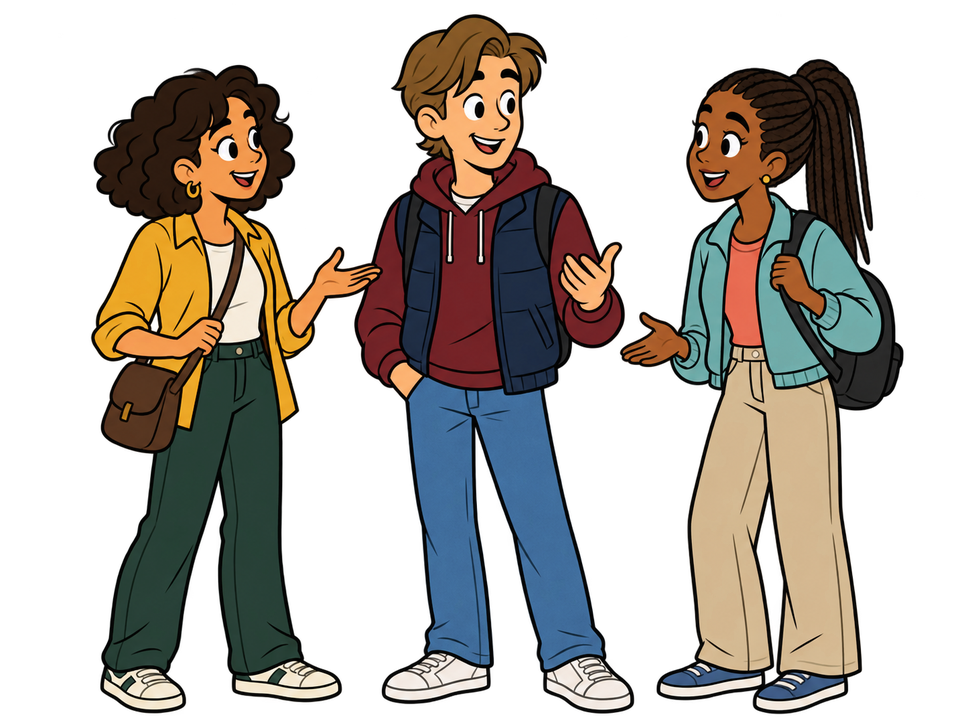
#> input picture assets/characters/_raw/students_group_1.png, 970 x 727 px, shrunk from 1448 x 1086 before the run
$ python match_frames.py ../../assets/characters/_raw/students_group_1.png ../../assets/characters/_raw/students_group_2.png
#> lines starting #> are read from the running program, lines starting #| are printed output that depends on the picture; after the words box and inside, x2 and y2 are one past the last pixel; in counts of white or black regions, pixels touching at a corner belong together
#!/usr/bin/env python3
"""Match the color/exposure of idle frames to a reference frame.

The LLM-generated idle frames can drift slightly in brightness/saturation
between frames, which makes the idle loop "flicker". This aligns each target
frame to a reference frame using per-channel mean/std color transfer over the
non-transparent (alpha) pixels only, so the whole character keeps the exact
same palette across the loop.

Usage:
    python3 match_frames.py <reference.png> <target.png> [<target2.png> ...]

Originals are backed up to ./_raw/ before overwriting.
"""

import sys
import pathlib
import numpy as np
from PIL import Image

ALPHA_THRESHOLD = 128  # pixels with alpha above this count as "character"


def load_rgba(path: pathlib.Path):
    img = Image.open(path).convert("RGBA")
#> img is the input picture: PIL image 970x727 RGBA; mean R, G, B, A 47.2, 41.5, 35, 113.8
    return np.asarray(img).astype(np.float64)


def masked_stats(arr, mask):
    stats = []
    for c in range(3):
        vals = arr[..., c][mask]
        stats.append((vals.mean(), vals.std() if vals.std() > 1e-6 else 1.0))
    return stats


def match_frame(ref_path: pathlib.Path, tgt_path: pathlib.Path) -> None:
    ref = load_rgba(ref_path)
    tgt = load_rgba(tgt_path)
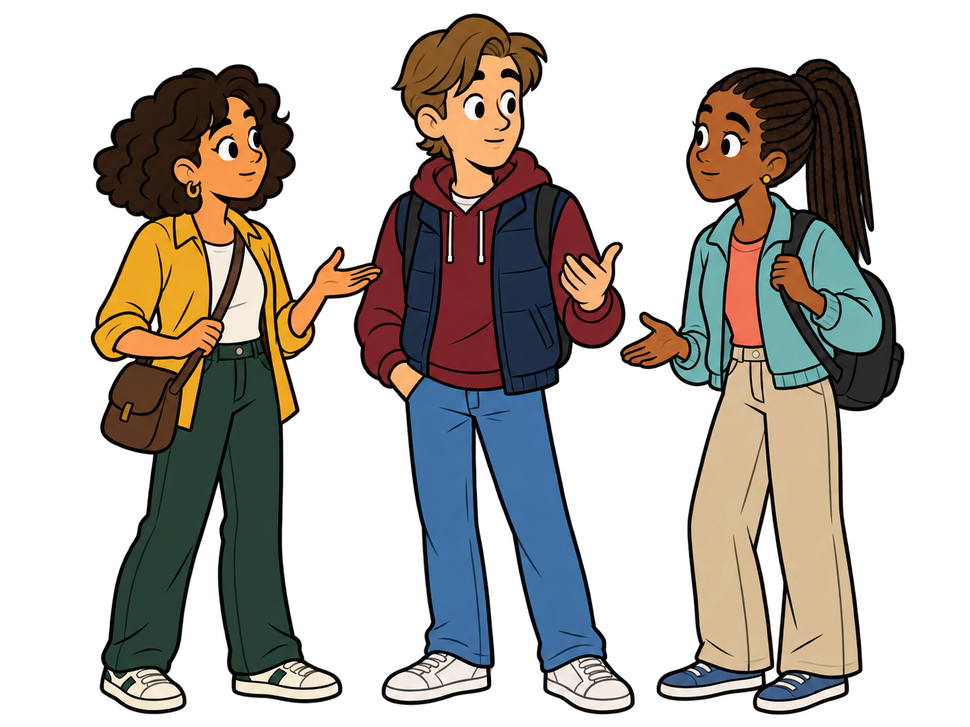
#> input picture assets/characters/_raw/students_group_2.png, 970 x 727 px, shrunk from 1448 x 1086 before the run
#> in load_rgba, img is the input picture: PIL image 970x727 RGBA; mean R, G, B, A 48.4, 42.6, 36.1, 115.2

    ref_mask = ref[..., 3] > ALPHA_THRESHOLD
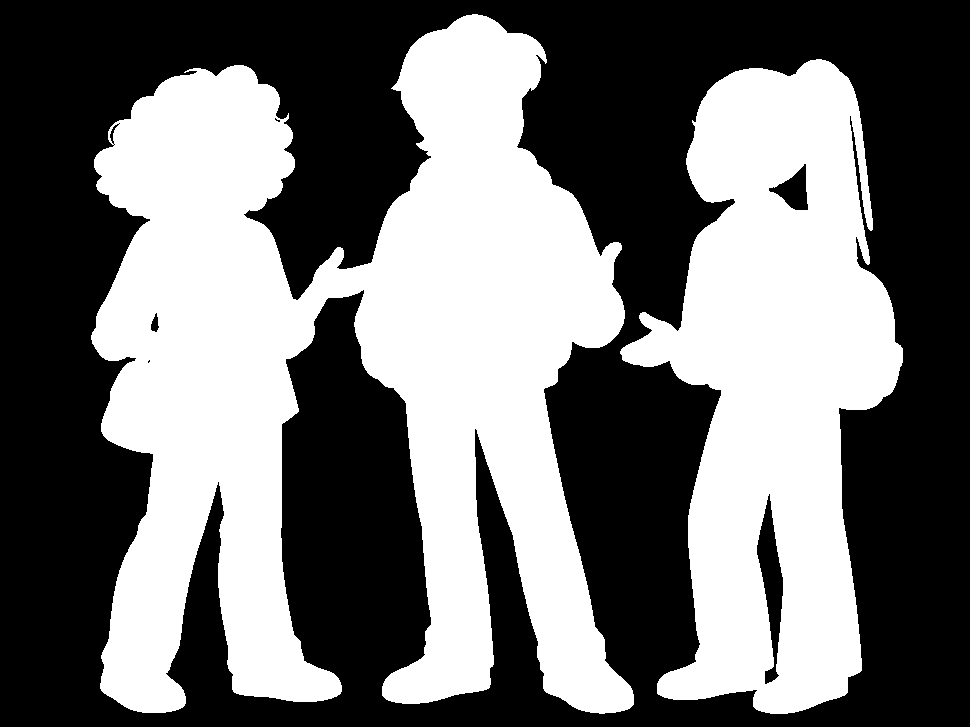
#> ref_mask: shape (727, 970) bool; 44.9% white; 2 white regions, box (x1, y1, x2, y2) and area: (91, 14, 634, 714) 211088, (620, 59, 903, 714) 105881
    tgt_mask = tgt[..., 3] > ALPHA_THRESHOLD
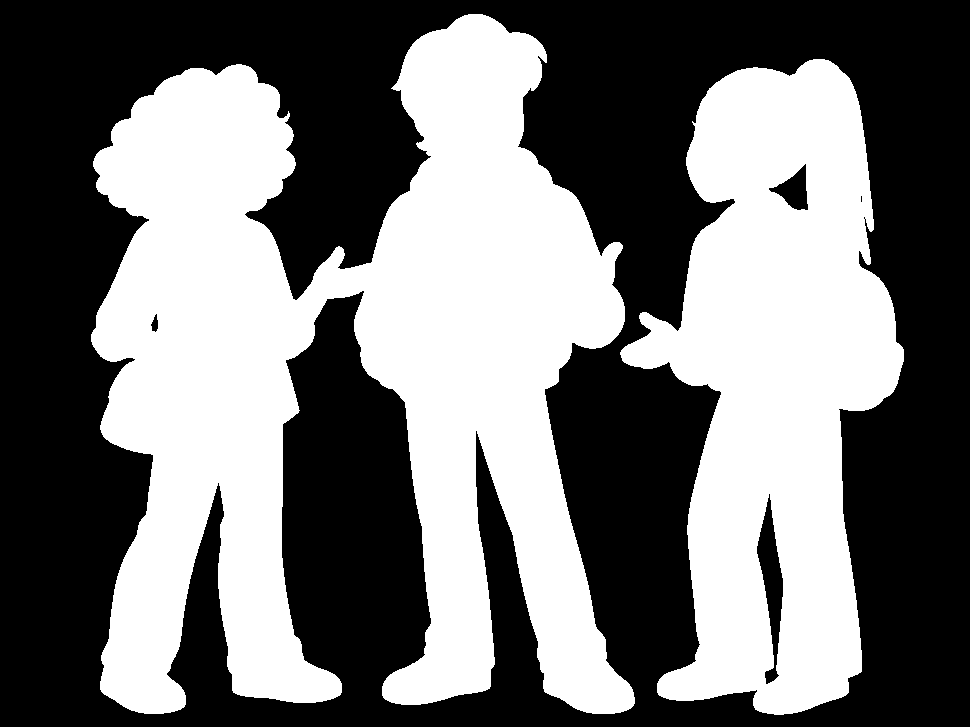
#> tgt_mask: shape (727, 970) bool; 45.5% white; 2 white regions, box (x1, y1, x2, y2) and area: (91, 14, 635, 714) 213256, (620, 59, 904, 715) 107372

    ref_stats = masked_stats(ref, ref_mask)
#> after the loop in masked_stats, `for c in range(3):`: stats = [(103.1, 85.51), (90.72, 70.24), (76.54, 64.72)]
#> ref_stats = [(103.1, 85.51), (90.72, 70.24), (76.54, 64.72)]
    tgt_stats = masked_stats(tgt, tgt_mask)
#> tgt_stats = [(104.8, 87.06), (92.26, 71.4), (78.22, 66.75)]

    out = tgt.copy()
    for c in range(3):
        r_mean, r_std = ref_stats[c]
        t_mean, t_std = tgt_stats[c]
        channel = out[..., c]
        channel[tgt_mask] = (channel[tgt_mask] - t_mean) * (r_std / t_std) + r_mean
        out[..., c] = channel
#> this loop made 3 passes
#> (r_mean, r_std, t_mean, t_std) on passes 1 to 3: (103.1, 85.51, 104.8, 87.06), (90.72, 70.24, 92.26, 71.4), (76.54, 64.72, 78.22, 66.75)
#> pass 1, in match_frame, `channel = out[..., c]`:
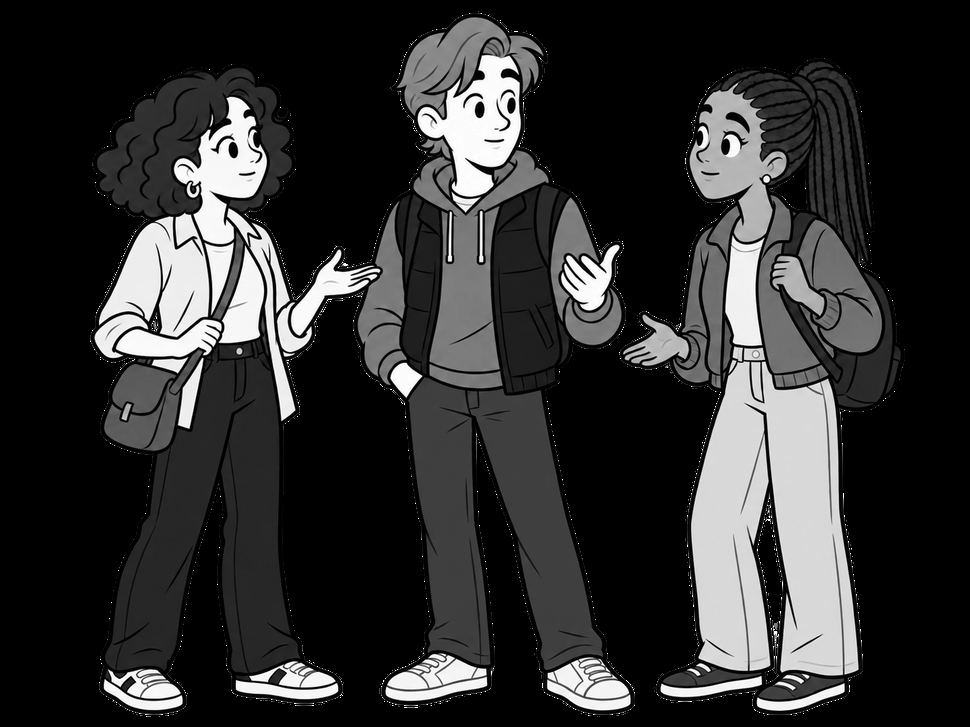
#> channel: shape (727, 970) float64; min 0, max 255, mean 48.4
#> pass 2, in match_frame, `channel = out[..., c]`:
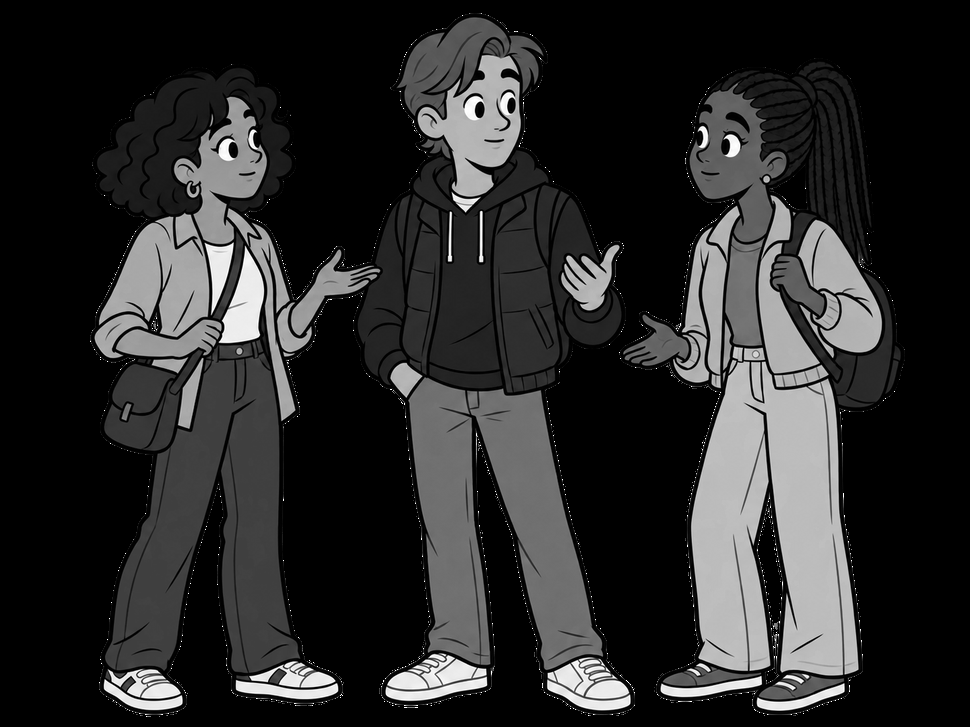
#> channel: shape (727, 970) float64; min 0, max 255, mean 42.6
#> pass 3, in match_frame, `channel = out[..., c]`:
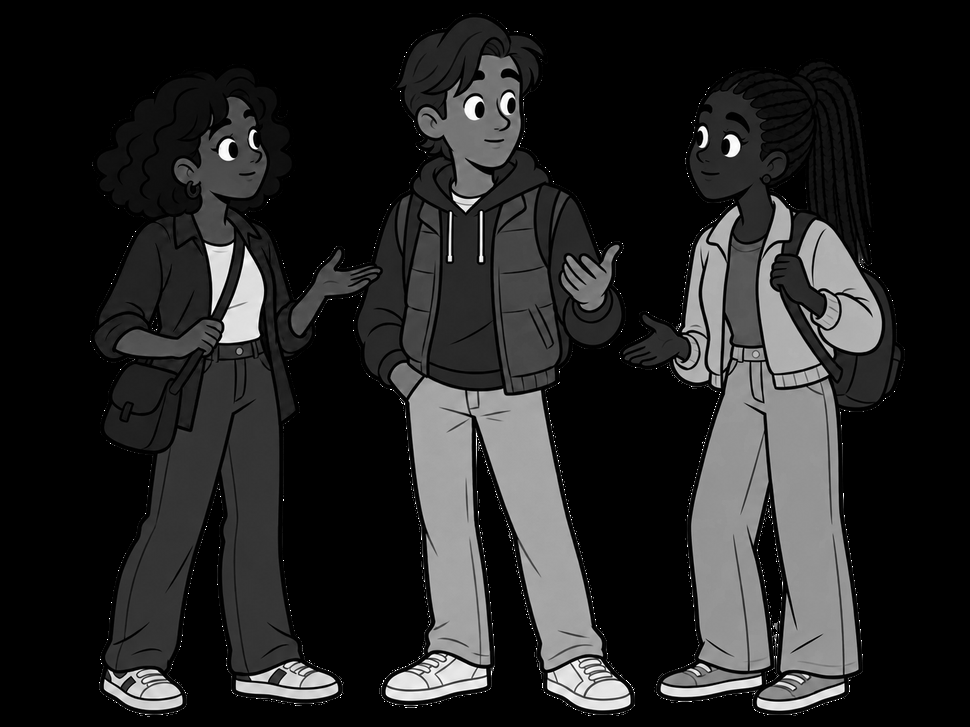
#> channel: shape (727, 970) float64; min 0, max 255, mean 36.1

    out[..., :3] = np.clip(out[..., :3], 0, 255)

    backup_dir = tgt_path.parent / "_raw"
    backup_dir.mkdir(exist_ok=True)
    backup = backup_dir / tgt_path.name
    if not backup.exists():
        Image.open(tgt_path).save(backup)

    Image.fromarray(out.astype(np.uint8), "RGBA").save(tgt_path)
    print(f"  {tgt_path.name}: igualado a {ref_path.name} (backup en _raw/)")


def main() -> None:
    if len(sys.argv) < 3:
        print(__doc__)
        sys.exit(1)
    ref = pathlib.Path(sys.argv[1])
    for tgt in sys.argv[2:]:
        match_frame(ref, pathlib.Path(tgt))


if __name__ == "__main__":
    main()
